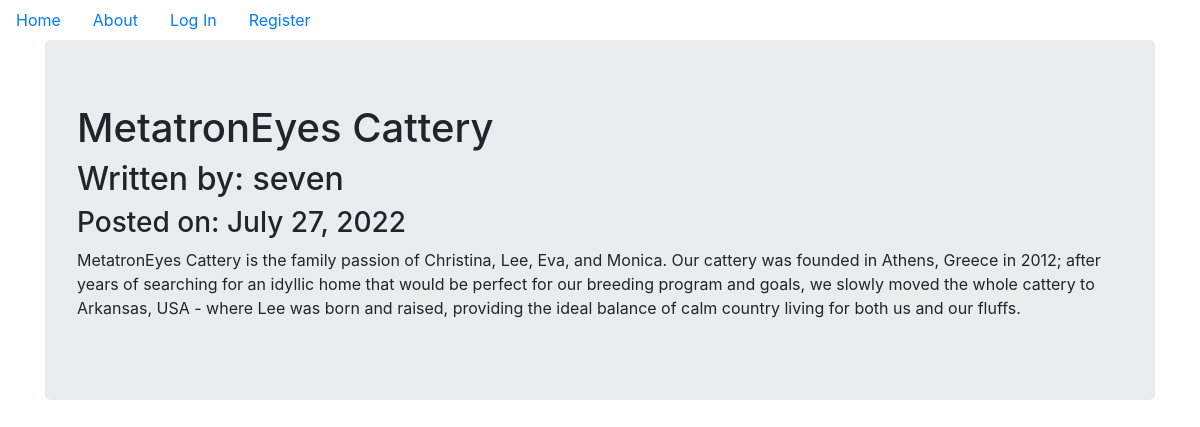
/2, run on the app's committed database.
### kittencompanyblog/models.py (models this page shows, shortened)
class BlogPost(db.Model):
    users = db.relationship(User)
    id = db.Column(db.Integer, primary_key=True)
    user_id = db.Column(db.Integer, db.ForeignKey('users.id'), nullable=False)
    date = db.Column(db.DateTime, nullable=False, default=datetime.utcnow)
    title = db.Column(db.String(140), nullable=False)
    text = db.Column(db.Text, nullable=False)

class User(db.Model, UserMixin):
    __tablename__ = 'users'
    id = db.Column(db.Integer, primary_key=True)
    profile_image = db.Column(
        db.String(64), nullable=False, default='default_profile.png')
    email = db.Column(db.String(64), unique=True, index=True)
    username = db.Column(db.String(64), unique=True, index=True)
    password_hash = db.Column(db.String(128))
    posts = db.relationship('BlogPost', backref='author', lazy=True)

### kittencompanyblog/users/views.py (the view)
@users.route("/<username>")
def user_posts(username):
    page = request.args.get('page', 1, type=int)
    user = User.query.filter_by(username=username).first_or_404()
    blog_posts = BlogPost.query.filter_by(author=user).order_by(
        BlogPost.date.desc()).paginate(page=page, per_page=5)
    return render_template('user_blog_posts.html', blog_posts=blog_posts, user=user)

### kittencompanyblog/blog_posts/views.py (called while the page is built)
@blog_posts.route('/<int:blog_post_id>')
def blog_post(blog_post_id):
    blog_post = BlogPost.query.get_or_404(blog_post_id)
    return render_template('blog_post.html',title=blog_post.title,
                            date=blog_post.date,post=blog_post
    )

### kittencompanyblog/templates/blog_post.html (shortened to what this page needs)
{% extends "base.html" %}
{% block content %}
<div class="jumbotron">
  <h1>{{post.title}}</h1>
  <h2>Written by: {{post.author.username}}</h2>
  <h3>Posted on: {{post.date.strftime('%B %d, %Y')}}</h3>
  <p>{{post.text}}</p>
</div>
{% endblock %}

### data on the page
BlogPost: title "MetatronEyes Cattery", date "July 27, 2022", text "MetatronEyes Cattery is the family passion of Christina, Lee, Eva, and Monica. Our cattery was founded in Athens, Greece in 2012; after years of searching for an idyllic home that would be perfect for our breeding program and goals, we slowly moved the whole cattery to Arkansas, USA - where Lee was born and raised, providing the ideal balance of calm country living for both us and our fluffs."
User: author.username "seven"
